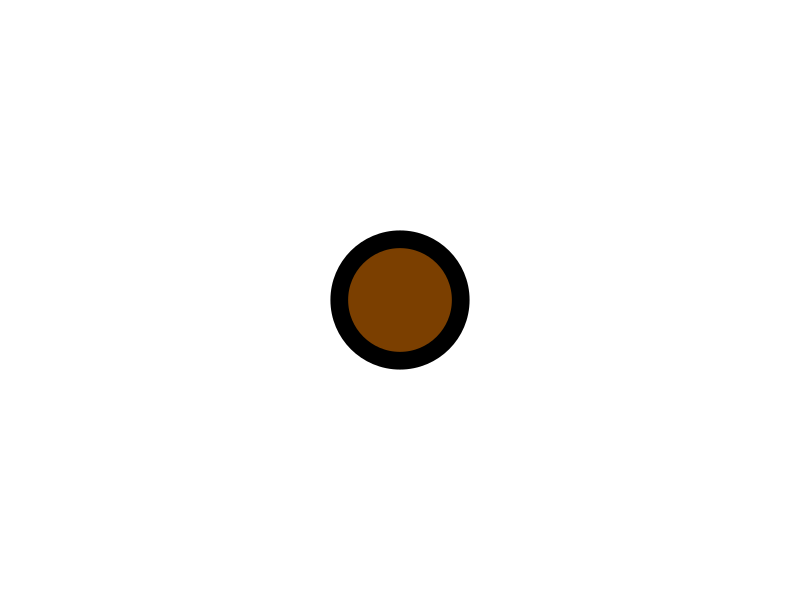
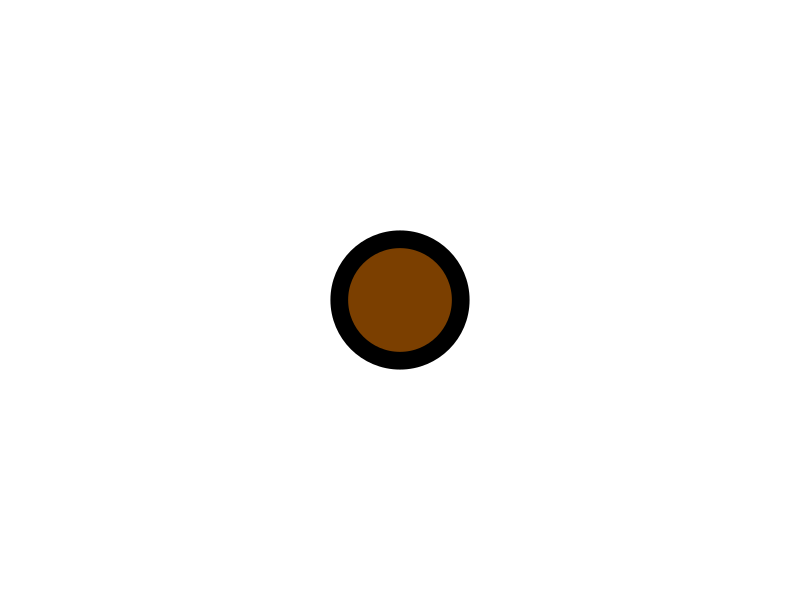

Reproduce these figures in R, in order. (Note: this script raises an error after producing the figures.)
# Load packages ----------------------------------------------------------------

library(dplyr)
library(ggplot2)
library(ggtext)

# Create data ------------------------------------------------------------------

pepernoot <- tibble(x = 1,
                    y = 1)

# Make 'pepernoot' icon for legend and save as image ---------------------------

pepernoot |>
  ggplot(aes(x = x,
             y = x)) +
  geom_point(size = 35,
             fill = "#7B3F00",
             color = "#000000",
             shape = 21,
             stroke = 9) +
  theme_void() +
  theme(panel.background = element_rect(fill = NA,
                                        color = NA),
        plot.background = element_rect(fill = NA,
                                       color = NA))

ggsave("2023-09_pepernoten_icon.png",
       width = 500,
       height = 500,
       units = "px",
       dpi = 300,
       bg = "transparent")

# Add pepernoot icon with HTML in plot -----------------------------------------

pepernoot_icon <- paste0("<img src = '2023-09_pepernoten_icon.png' width = '60'>")

# Visualize data and save visualization ----------------------------------------

pepernoot |>
  ggplot(aes(x = x,
           y = x)) +
  geom_point(size = 149.5,
             fill = "#7B3F00",
             color = "#000000",
             shape = 21,
             stroke = 9) +
  theme_void() +
  theme(panel.background = element_rect(fill = "#9E2020",
                                        color = NA,
                                        linewidth = 6),
        plot.background = element_rect(fill = "#9E2020"),
        plot.title = element_text(size = 35,
                                  color = "#FFBF00",
                                  lineheight = 0.9,
                                  family = "Comic Sans MS",
                                  face = "bold",
                                  hjust = 0.5,
                                  margin = margin(t = -10,
                                                  b = 25)),
        plot.caption = element_markdown(size = 35,
                                    color = "#FFBF00",
                                    family = "Comic Sans MS",
                                    face = "bold",
                                    hjust = c(0.25, -0.19),
                                    vjust = c(0.5, 0.6),
                                    margin = margin(t = 25)),
        plot.margin = margin(t = 1.7,
                             r = 1.25,
                             l = 1.25,
                             b = 1,
                             unit = "cm")) +
  labs(title = "Wanneer liggen pepernoten \n jaarlijks in de winkel?",
       caption = c(pepernoot_icon,
                   "100% te vroeg"))

ggsave("2023-09_pepernoten_viz.png",
       width = 2500,
       height = 2500,
       units = "px",
       dpi = 300,
       bg = "#9E2020")

